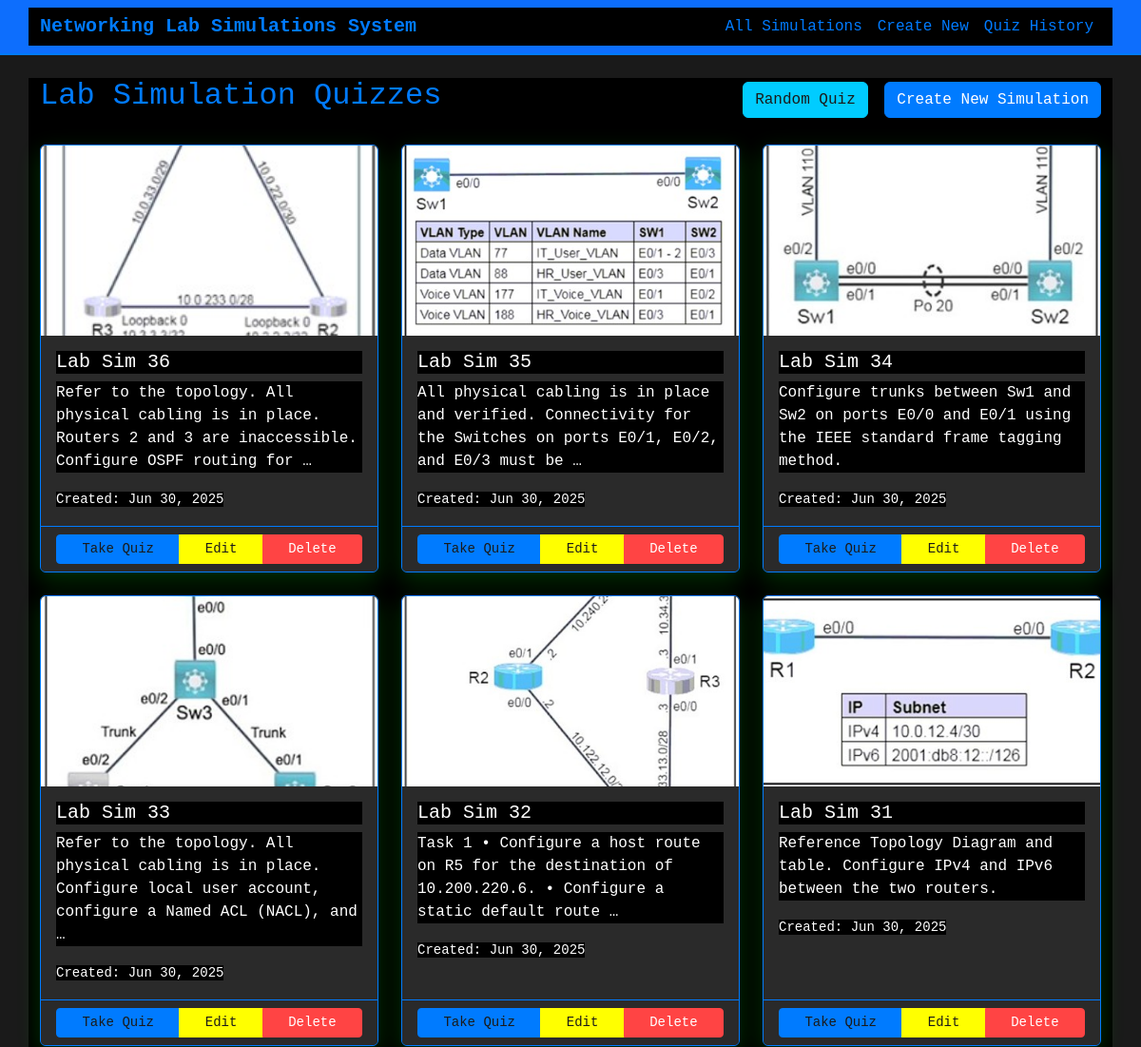
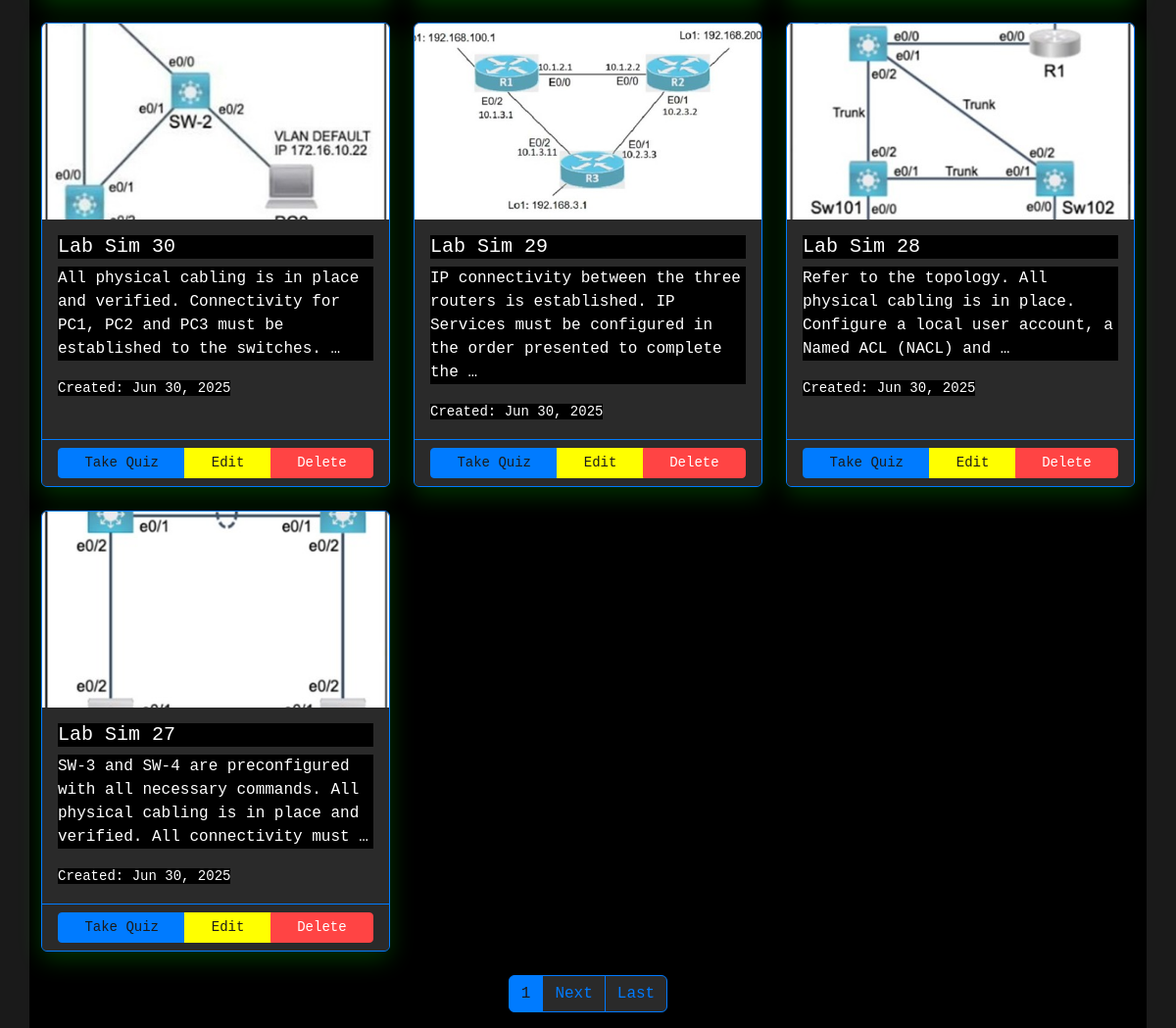
The page / on the database its author committed (2 pictures, top to bottom).
### lab_simulations/models.py (models this page shows, shortened)
class LabSimulation(models.Model):
    title = models.CharField(max_length=200)
    image = models.ImageField(upload_to='uploads/', help_text="Upload network topology image")
    task = models.TextField(help_text="Enter the task description")
    questions = models.TextField(help_text="Enter the questions (one per line or paragraph)")
    lab_answers = models.TextField(help_text="Enter the correct lab answers")
    user_answers = models.TextField(blank=True, help_text="User's submitted answers")
    created_at = models.DateTimeField(auto_now_add=True)
    updated_at = models.DateTimeField(auto_now=True)
    class Meta:
        ordering = ['-created_at']
    _COMMAND_EQUIVALENCIES = {
        'copy running-config startup-config': 'wr',
        'copy running-config start-up-config': 'wr',
        'copy running start': 'wr',
        'write memory': 'wr',
        'write mem': 'wr',
        'wr': 'wr',
        'configure terminal': 'conf t',
        'config t': 'conf t',
        'conf t': 'conf t',
        'interface': 'int',
        'int': 'int',
        'enable': 'en',
        'en': 'en',
        'no shutdown': 'no shut',
        'no shut': 'no shut',
        'exit': 'exit',
        'end': 'end',
        'line': 'line',
    }
    _SORTED_EQUIVALENCY_KEYS = sorted(_COMMAND_EQUIVALENCIES.keys(), key=len, reverse=True)

### lab_simulations/views.py (the view)
# urls.py: path('', views.SimulationListView.as_view(), name='simulation_list'),
class SimulationListView(ListView):
    model = LabSimulation
    template_name = 'lab_simulations/simulation_list.html'
    context_object_name = 'simulations'
    paginate_by = 10

### lab_simulations/templates/lab_simulations/simulation_list.html (shortened to what this page needs)
{% extends 'lab_simulations/base.html' %}
{% block content %}
<div class="row">
    <div class="col-md-12">
        <div class="d-flex justify-content-between align-items-center mb-4">
            <h2>Lab Simulation Quizzes</h2>
            <div>
                {% if simulations %}
                    <button id="randomQuizBtn" class="btn btn-info me-2">Random Quiz</button>
                {% endif %}
                <a href="{% url 'simulation_create' %}" class="btn btn-primary">Create New Simulation</a>
            </div>
        </div>
        {% if simulations %}
            <div class="row">
                {% for simulation in simulations %}
                    <div class="col-md-6 col-lg-4 mb-4">
                        <div class="card h-100">
                            {% if simulation.image %}
                                <img src="{{ simulation.image.url }}" class="card-img-top" alt="Network Topology" style="height: 200px; object-fit: cover;">
                            {% endif %}
                            <div class="card-body">
                                <h5 class="card-title">{{ simulation.title }}</h5>
                                <p class="card-text">{{ simulation.task|truncatewords:20 }}</p>
                                <small class="text-muted">Created: {{ simulation.created_at|date:"M d, Y" }}</small>
                            </div>
                            <div class="card-footer">
                                <div class="btn-group w-100" role="group">
                                    <a href="{% url 'simulation_detail' simulation.pk %}" class="btn btn-success btn-sm">Take Quiz</a>
                                    <a href="{% url 'simulation_update' simulation.pk %}" class="btn btn-warning btn-sm">Edit</a>
                                    <a href="{% url 'simulation_delete' simulation.pk %}" class="btn btn-danger btn-sm">Delete</a>
                                </div>
                            </div>
                        </div>
                    </div>
                {% endfor %}
            </div>
            {% if is_paginated %}
                <nav aria-label="Page navigation">
                    <ul class="pagination justify-content-center">
                        <li class="page-item active"><span class="page-link">{{ page_obj.number }}</span></li>
                        {% if page_obj.has_next %}
                            <li class="page-item"><a class="page-link" href="?page={{ page_obj.next_page_number }}">Next</a></li>
                            <li class="page-item"><a class="page-link" href="?page={{ page_obj.paginator.num_pages }}">Last</a></li>
                        {% endif %}
                    </ul>
                </nav>
            {% endif %}
        {% else %}
            <div class="text-center py-5">
                <h4>No lab simulations found</h4>
                <p>Create your first lab simulation to get started!</p>
                <a href="{% url 'simulation_create' %}" class="btn btn-primary">Create First Simulation</a>
            </div>
        {% endif %}
    </div>
</div>
{% endblock %}

### static/css/style.css (style rules this page uses)
html { background-color: #1a1a1a !important; min-height: 100% !important; }
html, body { background-color: #1a1a1a !important; color: #007BFF !important; font-family: 'Courier New', monospace !important; min-height: 100vh !important; margin: 0; padding: 0; }
body::before { content: ''; position: fixed; top: 0; left: 0; width: 100%; height: 100%; background-color: #1a1a1a; z-index: -9999; pointer-events: none; }
*, *::before, *::after { color: #007BFF !important; box-sizing: border-box; }
h1, h2, h3, h4, h5, h6, p, span, div, label, small, li, td, th, a, strong, em, i, b { color: #007BFF !important; }
.row, .col, .col-1, .col-2, .col-3, .col-4, .col-5, .col-6, .col-7, .col-8, .col-9, .col-10, .col-11, .col-12, .col-sm, .col-sm-1, .col-sm-2, .col-sm-3, .col-sm-4, .col-sm-5, .col-sm-6, .col-sm-7, .col-sm-8, .col-sm-9, .col-sm-10, .col-sm-11, .col-sm-12, .col-md, .col-md-1, .col-md-2, .col-md-3, .col-md-4, .col-md-5, .col-md-6, .col-md-7, .col-md-8, .col-md-9, .col-md-10, .col-md-11, .col-md-12, .col-lg, .col-lg-1, .col-lg-2, .col-lg-3, .col-lg-4, .col-lg-5, .col-lg-6, .col-lg-7, .col-lg-8, .col-lg-9, .col-lg-10, .col-lg-11, .col-lg-12, .col-xl, .col-xl-1, .col-xl-2, .col-xl-3, .col-xl-4, .col-xl-5, .col-xl-6, .col-xl-7, .col-xl-8, .col-xl-9, .col-xl-10, .col-xl-11, .col-xl-12 { background-color: black; }
main, section, article, aside, header, footer, nav { background-color: black; }
.card { border: 1px solid #007BFF !important; border-radius: 15px; box-shadow: 0 8px 25px rgba(0, 255, 0, 0.2); transition: transform 0.3s ease, box-shadow 0.3s ease; background-color: #2a2a2a !important; }
.card-body, .card-header, .card-footer { background-color: #2a2a2a !important; color: #007BFF !important; }
.card-title, .card-text, .card-subtitle { color: #ffffff !important; }
.card-footer { border-top: 1px solid #007BFF !important; }
.btn { border-radius: 25px; padding: 10px 20px; font-weight: 600; transition: all 0.3s ease; background-color: #007BFF !important; color: #1a1a1a !important; border: 1px solid #007BFF !important; }
.btn-primary { background-color: #007BFF !important; border-color: #007BFF !important; color: #ffffff !important; }
.btn-danger { background-color: #ff4444 !important; border-color: #ff4444 !important; color: #fff !important; }
.btn-success { background-color: #007BFF !important; border-color: #007BFF !important; color: #1a1a1a !important; }
.btn-warning { background-color: #ffff00 !important; border-color: #ffff00 !important; color: #1a1a1a !important; }
.btn-info { background-color: #00ccff !important; border-color: #00ccff !important; color: #1a1a1a !important; }
.pagination .page-link { background-color: #2a2a2a !important; border-color: #007BFF !important; color: #007BFF !important; }
.pagination .page-item.active .page-link { background-color: #007BFF !important; border-color: #007BFF !important; color: #1a1a1a !important; }
small.text-muted { color: #ffffff !important; }
a { color: #00cc00 !important; text-decoration: none; }
a.btn { text-decoration: none !important; }
ul, ol { color: #007BFF !important; }
li { color: #007BFF !important; }
body *, body *::before, body *::after { background-color: black; }

### lab_simulations/templates/lab_simulations/base.html (style rules this page uses)
body { background-color: #343a40; color: white; }

### rows shown on the page
LabSimulation: image (picture), title "Lab Sim 36", task "Refer to the topology. All physical cabling is in place. Routers 2 and 3 are inaccessible. Configure OSPF routing for …", created_at "Jun 30, 2025"
LabSimulation: image (picture), title "Lab Sim 35", task "All physical cabling is in place and verified. Connectivity for the Switches on ports E0/1, E0/2, and E0/3 must be …", created_at "Jun 30, 2025"
LabSimulation: image (picture), title "Lab Sim 34", task "Configure trunks between Sw1 and Sw2 on ports E0/0 and E0/1 using the IEEE standard frame tagging method.", created_at "Jun 30, 2025"
LabSimulation: image (picture), title "Lab Sim 33", task "Refer to the topology. All physical cabling is in place. Configure local user account, configure a Named ACL (NACL), and …", created_at "Jun 30, 2025"
LabSimulation: image (picture), title "Lab Sim 32", task "Task 1 • Configure a host route on R5 for the destination of 10.200.220.6. • Configure a static default route …", created_at "Jun 30, 2025"
LabSimulation: image (picture), title "Lab Sim 31", task "Reference Topology Diagram and table. Configure IPv4 and IPv6 between the two routers.", created_at "Jun 30, 2025"
LabSimulation: image (picture), title "Lab Sim 30", task "All physical cabling is in place and verified. Connectivity for PC1, PC2 and PC3 must be established to the switches. …", created_at "Jun 30, 2025"
LabSimulation: image (picture), title "Lab Sim 29", task "IP connectivity between the three routers is established. IP Services must be configured in the order presented to complete the …", created_at "Jun 30, 2025"
LabSimulation: image (picture), title "Lab Sim 28", task "Refer to the topology. All physical cabling is in place. Configure a local user account, a Named ACL (NACL) and …", created_at "Jun 30, 2025"
LabSimulation: image (picture), title "Lab Sim 27", task "SW-3 and SW-4 are preconfigured with all necessary commands. All physical cabling is in place and verified. All connectivity must …", created_at "Jun 30, 2025"

### other values the page prints
{{ page_obj.number }} "1"
